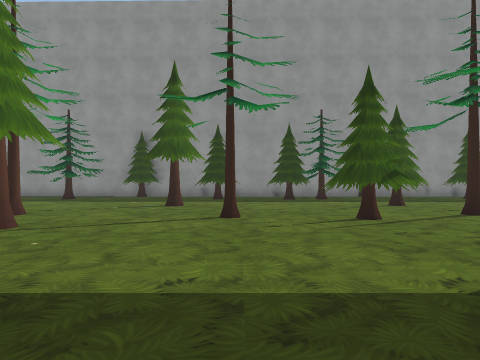
[1] (above)

21 first-person views from a walk through a Unity game level. The camera is 1.3 m above the floor, looks level and sees 70° across. The floor is counted in squares, 2 m on a side. Each view is taken from the middle of a square. On the plan, view 1 faces up. The plan holds only what a view shows up to about 10 squares ahead; the rest is blank. The place goes on beyond the plan. The player is left out. Some animated figures are not drawn. Some surface patterns are stand-ins.

[2]
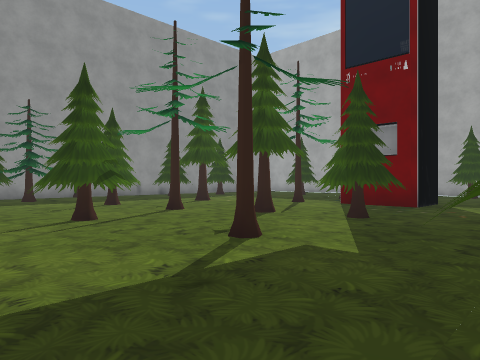

[3]
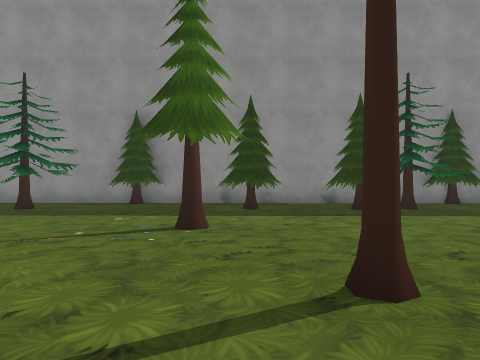

[4]
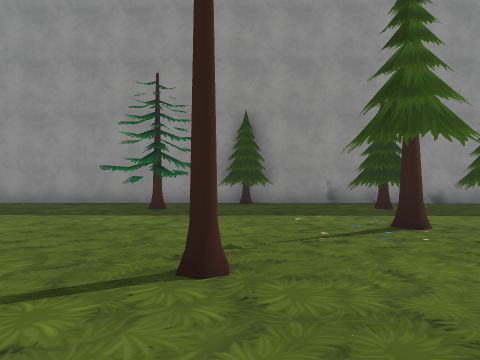

[5]
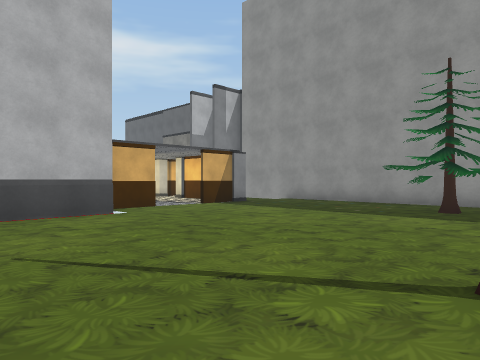

[6]
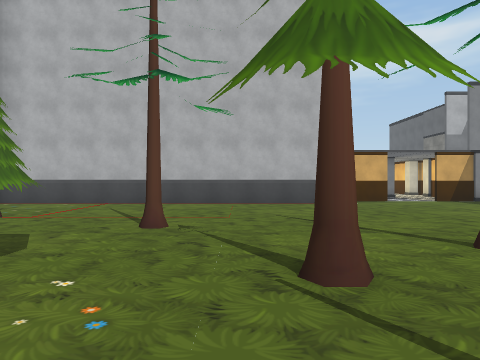

[7]
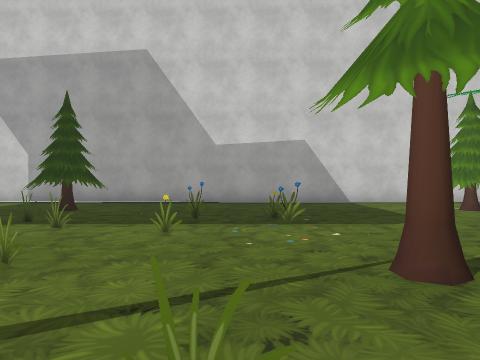

[8]
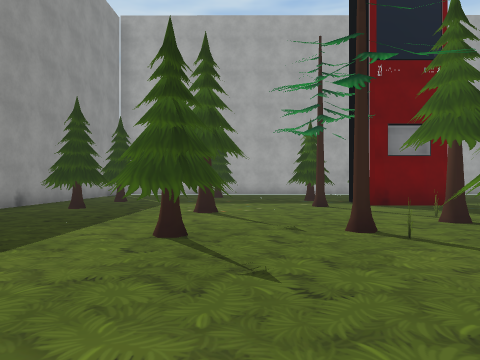

[9]
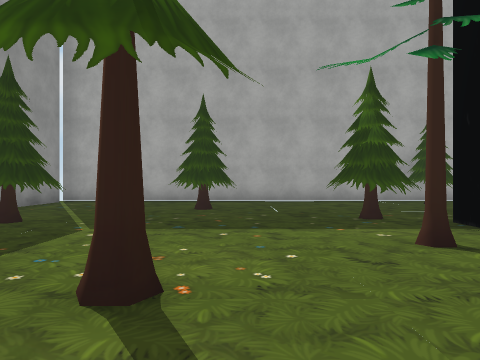

[10]
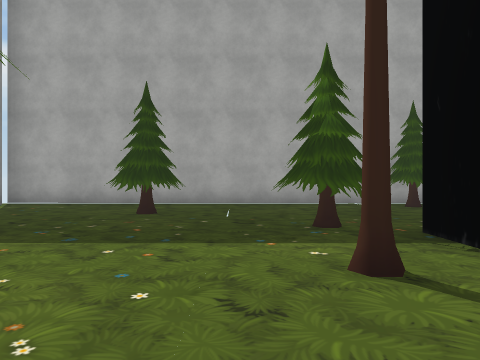

[11]
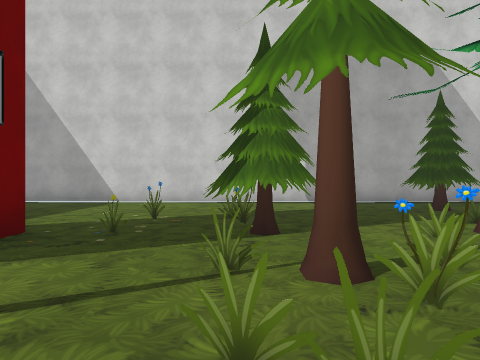

[12]
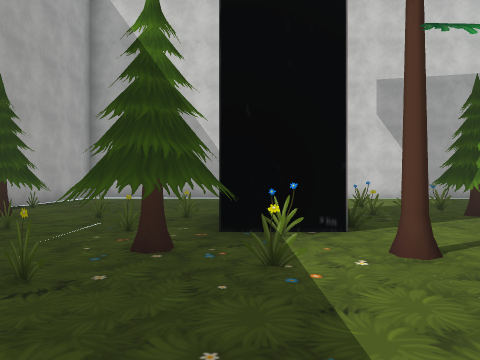

[13]
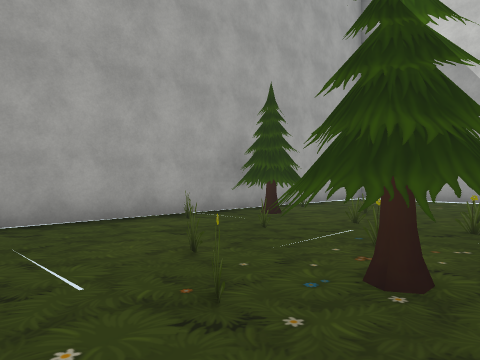

[14]
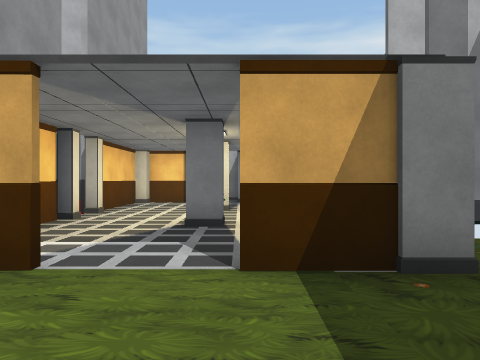

[15]
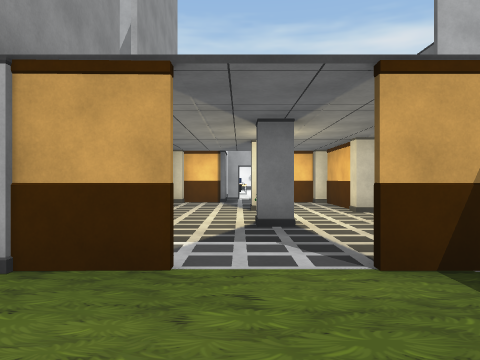

[16]
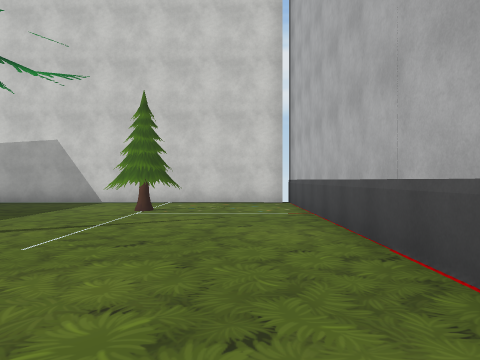

[17]
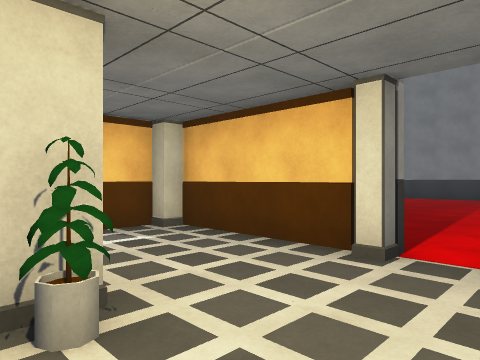

[18]
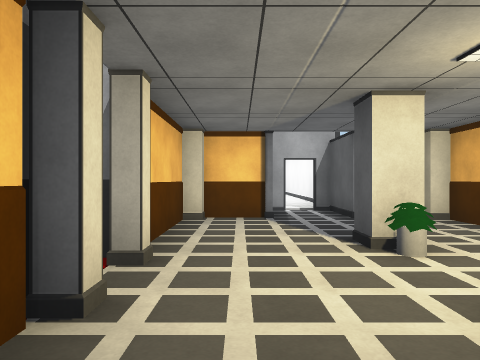

[19]
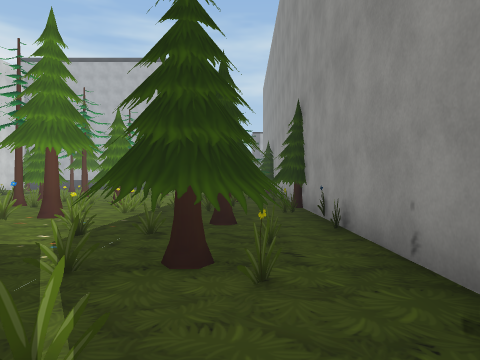

[20]
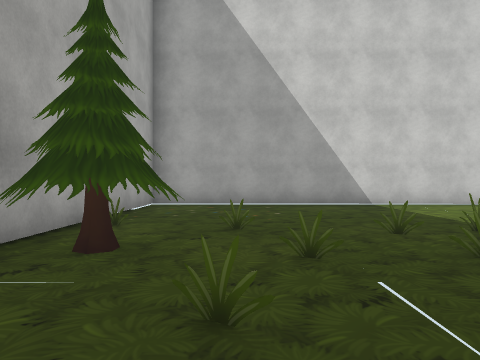

[21]
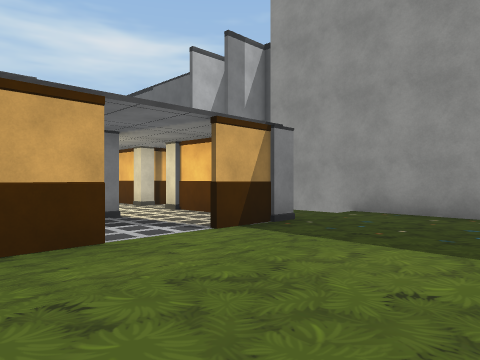

### Floor plan
Key: @ floor where view 1 was taken; # wall or solid block; x gap in a wall; . floor; T pine tree; P pillar; O other object.
Columns run from 20 left of view 1 to 16 right of it. Each row starts with its distance up from view 1.
 14       ##########O####### O ########
 13        #......T.O ..... OOOOO.......#
 12  ###P P#P....TT....OO TT.O.OOOOO....#
 11  P.....##......T...O.OTT.OO.OOOOO...#
 10 ##.P.O..#................OO.OO......#
  9 #..P#.P...........O.....OOOO....OO..#
  8 ##......#...............O...O....O..#
  7  P##PP##P#...............O.....O....#
  6      .   #......T.O.T.OOT.O.T.OOO...#
  5      ..  #.......O....O.OOO...OO....#
  4      ..  #..........O....O..O##..O.O#
  3      ..  #....T....O...TOOO.O##OO.OO#
  2      ... #.......O.OOOO...OO..OO..O.#
  1       .. #.......O........O......O.O#
  0       .. ##.OOO.....@OO.............#
 -1       .. #...O........O.............#
 -2          #..........................#
 -3          #x########################.#
 -4                                   ###

Positions as (right, up) in squares from view 1, and headings:
1: (0, 0), facing up
2: (0, 0), facing up-right
3: (-1, 4), facing up
4: (-4, 4), facing up
5: (-4, 4), facing up-left
6: (-1, 4), facing left
7: (-2, 7), facing down
8: (0, 8), facing right
9: (5, 8), facing right
10: (6, 7), facing right
11: (6, 7), facing down
12: (10, 9), facing down
13: (10, 8), facing down-right
14: (-9, 10), facing left
15: (-9, 9), facing left
16: (-9, 7), facing down
17: (-16, 10), facing down-right
18: (-13, 8), facing left
19: (13, 12), facing left
20: (13, 6), facing down
21: (-8, 7), facing up-left
